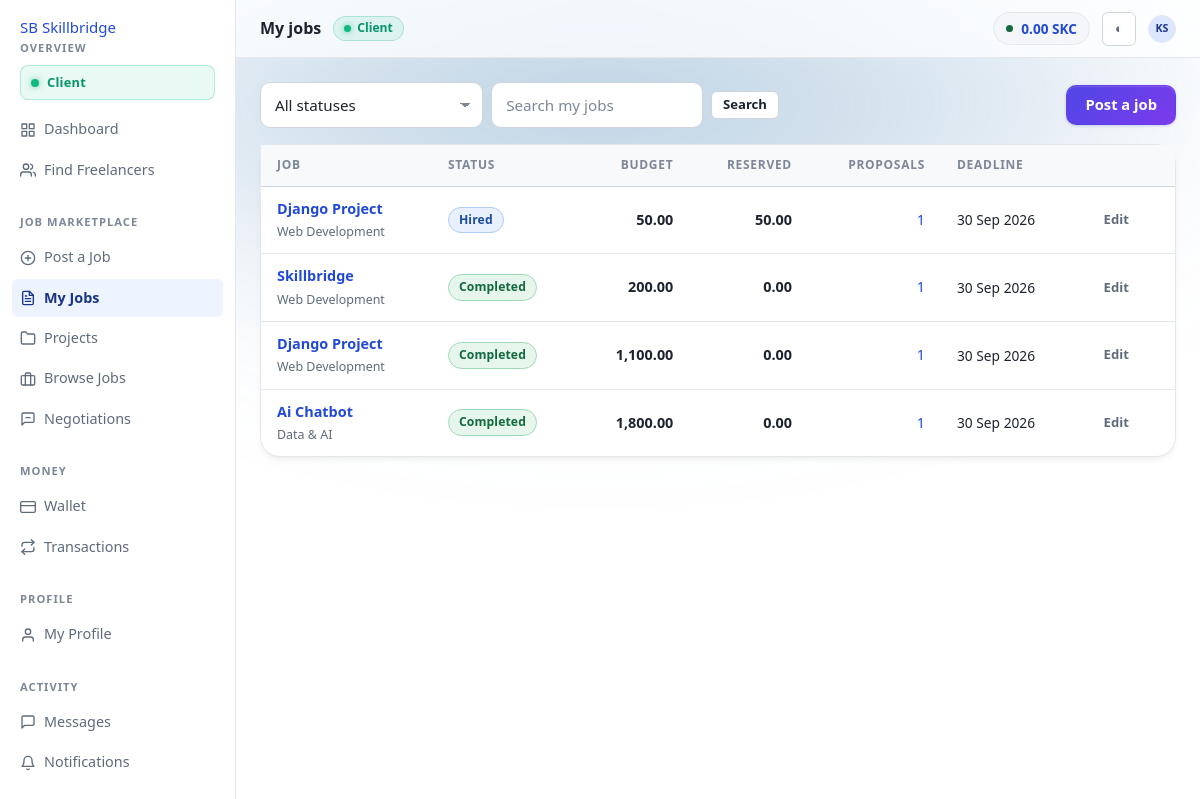
/jobs/mine/ (signed in), run on an earlier commit of the app's database.
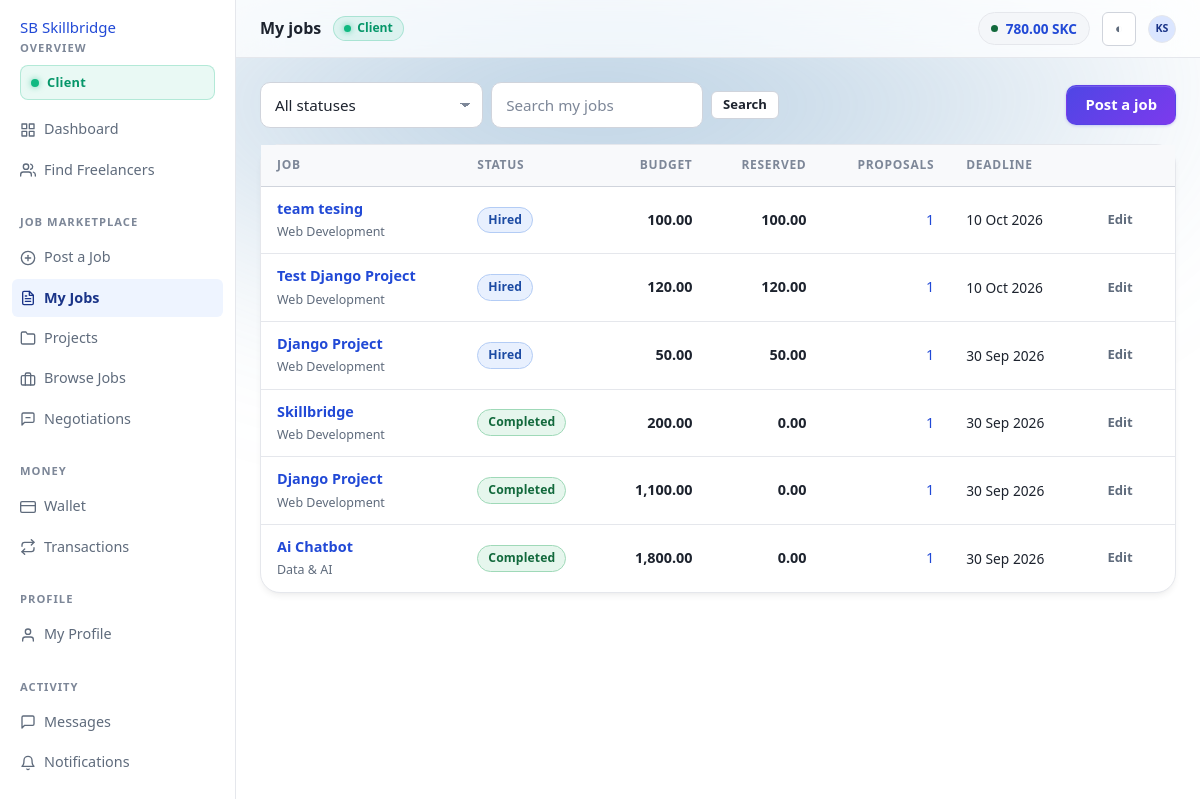
And on a later commit of the database.
### apps/wallets/models.py (models this page shows, shortened)
class Wallet(TimeStampedModel):
    user = models.OneToOneField(settings.AUTH_USER_MODEL, on_delete=models.PROTECT, related_name='wallet')
    available_balance = MoneyField(help_text='Spendable SkillCoin.')
    reserved_balance = MoneyField(help_text='Locked for published job budgets or a pending withdrawal.')
    escrow_balance = MoneyField(help_text='Committed to funded projects.')
    lifetime_deposited = MoneyField()
    lifetime_withdrawn = MoneyField()
    lifetime_earned = MoneyField()
    lifetime_spent = MoneyField()
    is_frozen = models.BooleanField(default=False, help_text='Admin freeze — blocks every outgoing movement.')
    frozen_reason = models.CharField(max_length=300, blank=True)
    version = models.PositiveBigIntegerField(default=0, help_text='Incremented on every mutation; detects lost updates.')
    class Meta:
        constraints = [models.CheckConstraint(check=models.Q(available_balance__gte=ZERO), name='wallet_available_non_negative'), models.CheckConstraint(check=models.Q(reserved_balance__gte=ZERO), name='wallet_reserved_non_negative'), models.CheckConstraint(check=models.Q(escrow_balance__gte=ZERO), name='wallet_escrow_non_negative')]

### apps/marketplace/models.py (models this page shows, shortened)
class Job(SoftDeleteModel, BaseModel):
    class Status(models.TextChoices):
        DRAFT = ('DRAFT', 'Draft')
        OPEN = ('OPEN', 'Open')
        PROPOSAL_RECEIVED = ('PROPOSAL_RECEIVED', 'Proposals received')
        NEGOTIATING = ('NEGOTIATING', 'Negotiating')
        HIRED = ('HIRED', 'Freelancer hired')
        IN_PROGRESS = ('IN_PROGRESS', 'In progress')
        COMPLETED = ('COMPLETED', 'Completed')
        CANCELLED = ('CANCELLED', 'Cancelled')
    class JobType(models.TextChoices):
        FIXED = ('FIXED', 'Fixed price')
        HOURLY = ('HOURLY', 'Hourly')
        MILESTONE = ('MILESTONE', 'Milestone based')
    class Complexity(models.TextChoices):
        SIMPLE = ('SIMPLE', 'Simple')
        INTERMEDIATE = ('INTERMEDIATE', 'Intermediate')
        COMPLEX = ('COMPLEX', 'Complex')
        EXPERT = ('EXPERT', 'Expert')
    class Experience(models.TextChoices):
        ENTRY = ('ENTRY', 'Entry level')
        INTERMEDIATE = ('INTERMEDIATE', 'Intermediate')
        EXPERT = ('EXPERT', 'Expert')
    PUBLIC_STATUSES = [Status.OPEN, Status.PROPOSAL_RECEIVED, Status.NEGOTIATING, Status.HIRED, Status.IN_PROGRESS, Status.COMPLETED]
    OPEN_STATUSES = [Status.OPEN, Status.PROPOSAL_RECEIVED, Status.NEGOTIATING]
    CANCELLABLE_STATUSES = [Status.DRAFT, Status.OPEN, Status.PROPOSAL_RECEIVED, Status.NEGOTIATING]
    client = models.ForeignKey(settings.AUTH_USER_MODEL, on_delete=models.PROTECT, related_name='jobs')
    title = models.CharField(max_length=200)
    slug = models.SlugField(max_length=240, db_index=True)
    category = models.ForeignKey('profiles.Category', on_delete=models.PROTECT, related_name='jobs')
    description = models.TextField()
    requirements = models.TextField(blank=True)
    skills = models.ManyToManyField('profiles.Skill', related_name='jobs', blank=True)
    budget = MoneyField(help_text='Committed budget; reserved on publish.')
    job_type = models.CharField(max_length=10, choices=JobType.choices, default=JobType.FIXED)
    complexity = models.CharField(max_length=12, choices=Complexity.choices, default=Complexity.INTERMEDIATE)
    experience_level = models.CharField(max_length=12, choices=Experience.choices, default=Experience.INTERMEDIATE)
    deadline = models.DateTimeField()
    estimated_days = models.PositiveSmallIntegerField(null=True, blank=True)
    people_required = models.PositiveSmallIntegerField(default=1, help_text='How many freelancers the work needs.')
    team_required = models.BooleanField(default=False, help_text='The hired freelancer is expected to build a team.')
    status = models.CharField(max_length=18, choices=Status.choices, default=Status.DRAFT, db_index=True)
    is_featured = models.BooleanField(default=False, db_index=True)
    visibility_note = models.CharField(max_length=200, blank=True)
    published_at = models.DateTimeField(null=True, blank=True, db_index=True)
    budget_reserved_at = models.DateTimeField(null=True, blank=True)
    reserve_transaction = models.ForeignKey('wallets.WalletTransaction', on_delete=models.SET_NULL, null=True, blank=True, related_name='reserved_jobs')
    reserved_amount = MoneyField(help_text='Currently held in reserve for this job.')
    hired_freelancer = models.ForeignKey(settings.AUTH_USER_MODEL, on_delete=models.SET_NULL, null=True, blank=True, related_name='hired_jobs')
    hired_at = models.DateTimeField(null=True, blank=True)
    cancelled_at = models.DateTimeField(null=True, blank=True)
    cancellation_reason = models.TextField(blank=True)
    completed_at = models.DateTimeField(null=True, blank=True)
    proposal_count = models.PositiveIntegerField(default=0, db_index=True)
    view_count = models.PositiveIntegerField(default=0)
    message_count = models.PositiveIntegerField(default=0)
    is_flagged = models.BooleanField(default=False)
    moderation_note = models.CharField(max_length=300, blank=True)
    search_text = models.TextField(blank=True, editable=False, db_index=True)
    objects = JobQuerySet.as_manager()
    class Meta:
        ordering = ('-published_at', '-created_at')
        indexes = [models.Index(fields=['status', '-published_at']), models.Index(fields=['client', '-created_at']), models.Index(fields=['category', 'status']), models.Index(fields=['-budget']), models.Index(fields=['deadline']), models.Index(fields=['search_text'], name='job_search_text')]
        constraints = [models.CheckConstraint(check=models.Q(budget__gt=ZERO), name='job_budget_positive'), models.CheckConstraint(check=models.Q(people_required__gte=1), name='job_people_required_min'), models.CheckConstraint(check=~models.Q(status__in=['OPEN', 'PROPOSAL_RECEIVED', 'NEGOTIATING']) | models.Q(budget_reserved_at__isnull=False), name='job_open_requires_reservation')]
    def get_absolute_url(self) -> str:
        return reverse('marketplace:job_detail', args=[self.public_id])

### apps/profiles/models.py (models this page shows, shortened)
class Category(TimeStampedModel):
    name = models.CharField(max_length=120, unique=True)
    slug = models.SlugField(max_length=140, unique=True, db_index=True)
    description = models.TextField(blank=True)
    icon = models.CharField(max_length=40, blank=True, help_text='Icon key used by the templates.')
    parent = models.ForeignKey('self', on_delete=models.CASCADE, null=True, blank=True, related_name='children')
    order = models.PositiveSmallIntegerField(default=0)
    is_active = models.BooleanField(default=True, db_index=True)
    is_featured = models.BooleanField(default=False)
    class Meta:
        ordering = ('order', 'name')
        verbose_name_plural = 'categories'

### apps/marketplace/views.py (the view)
# urls.py: urlpatterns = [path('', views.job_list, name='job_list'), path('post/', views.job_create, name='job_create'), path('mine/', views.my_jobs, name='my_jobs'), path('saved/', views.saved_jobs, name='saved
@client_required
def my_jobs(request):
    jobs = client_jobs(request.user, status=request.GET.get('status', ''), search=request.GET.get('q', ''))
    page, querystring = paginate(request, jobs, 15)
    return render(request, 'marketplace/my_jobs.html', {'page': page, 'querystring': querystring, 'statuses': Job.Status.choices, 'current_status': request.GET.get('status', ''), 'query': request.GET.get('q', ''), 'nav': 'my_jobs', 'page_title': 'My jobs'})

### apps/accounts/models.py (called while the page is built)
    @property
    def full_name(self) -> str:
        name = f'{self.first_name} {self.last_name}'.strip()
        return name or self.username

    @property
    def initials(self) -> str:
        parts = [p for p in (self.first_name, self.last_name) if p]
        if parts:
            return ''.join((p[0] for p in parts[:2])).upper()
        return self.username[:2].upper()

    @property
    def is_client(self) -> bool:
        return self.role == Role.CLIENT

    @property
    def is_freelancer(self) -> bool:
        return self.role == Role.FREELANCER

    @property
    def is_platform_admin(self) -> bool:
        return self.role == Role.ADMIN or self.is_superuser

    @property
    def is_usable(self) -> bool:
        if not self.is_active or self.status in {self.Status.BANNED, self.Status.CLOSED}:
            return False
        if self.status == self.Status.SUSPENDED:
            if self.suspended_until and self.suspended_until <= timezone.now():
                return True
            return False
        return True

### apps/core/money.py (called while the page is built)
def fmt_coin(value) -> str:
    return f'{to_coin(value):,.2f}'

### apps/core/permissions.py (called while the page is built)
def require_client(user):
    return require_role(user, Role.CLIENT)

### apps/marketplace/templates/marketplace/my_jobs.html (shortened to what this page needs)
{% extends "layouts/dashboard.html" %}
{% block page_heading %}My jobs{% endblock %}
{% block content %}
<div class="row row--between row--wrap" style="margin-bottom:var(--gap-4)">
  <form method="get" class="row row--tight" data-autosubmit>
    <select id="status" name="status">
      <option value="">All statuses</option>
    </select>
    <input type="search" name="q" value="{{ query }}" placeholder="Search my jobs">
    <button class="btn btn--secondary btn--sm" type="submit">Search</button>
  </form>
  <a class="btn btn--primary" href="{% url 'marketplace:job_create' %}">Post a job</a>
</div>
{% if page.object_list %}
  <div class="card card--flush">
    <div class="table-wrap">
      <table class="table">
        <thead>
          <tr>
            <th>Job</th><th>Status</th><th class="num">Budget</th>
            <th class="num">Reserved</th><th class="num">Proposals</th><th>Deadline</th><th></th>
          </tr>
        </thead>
        <tbody>
          {% for job in page.object_list %}
            <tr>
              <td>
                <a class="bold" href="{{ job.get_absolute_url }}">{{ job.title }}</a><br>
                <span class="tiny muted">{{ job.category.name }}</span>
              </td>
              <td>{% status_pill job.status %}</td>
              <td class="num coin">{{ job.budget|coin }}</td>
              <td class="num coin">{{ job.reserved_amount|coin }}</td>
              <td class="num">
                {% if job.proposal_count %}
                  <a href="{% url 'proposals:for_job' job.public_id %}">{{ job.proposal_count }}</a>
                {% else %}0{% endif %}
              </td>
              <td class="small">{{ job.deadline|date:"j M Y"|default:"—" }}</td>
              <td class="right">
                <a class="btn btn--ghost btn--sm" href="{% url 'marketplace:job_edit' job.public_id %}">Edit</a>
              </td>
            </tr>
          {% endfor %}
        </tbody>
      </table>
    </div>
  </div>
{% else %}
  {% include "components/empty-state.html" with title="You have not posted a job yet" body="Post one and its budget is reserved the moment it goes live, so freelancers know the work is real." action_url="/jobs/post/" action_label="Post a job" %}
{% endif %}
{% endblock %}

### templates/layouts/dashboard.html (shortened to what this page needs)
{% extends "base.html" %}
{% load static %}
{% block shell_css %}<link rel="stylesheet" href="{% static 'css/dashboard.css' %}?v=4.0">{% endblock %}
{% block chrome %}
<div class="app">
  <aside class="app-side">
    <a class="brand" href="{% url 'home' %}">
      <span class="brand__mark" aria-hidden="true">SB</span> Skillbridge
    </a>
    {% include "components/sidebar.html" %}
  </aside>
  <div class="app-main">
    <header class="app-top">
      <span class="app-top__title">{% block page_heading %}{% endblock %}</span>
      {% if user.is_freelancer %}
        <span class="top-role-badge top-role-badge--freelancer"><span class="role-pulse-dot"></span> Freelancer</span>
      {% elif user.is_client %}
        <span class="top-role-badge top-role-badge--client"><span class="role-pulse-dot"></span> Client</span>
      {% endif %}
      {% if wallet %}
        <a class="wallet-chip hide-sm" href="{% url 'wallets:wallet' %}" title="Available balance">
          <span class="wallet-chip__dot" aria-hidden="true"></span>
          {{ wallet.available_balance|coin }} {{ SKILLCOIN.CODE }}
        </a>
      {% endif %}
      <button class="icon-btn" type="button" data-theme-toggle aria-label="Switch colour theme">◐</button>
      <a class="avatar avatar--sm" href="{% url 'accounts:settings' %}" title="{{ user.full_name }}">
        {% if user.avatar %}<img src="{{ user.avatar.url }}" alt="">{% else %}{{ user.initials }}{% endif %}
      </a>
    </header>
    <main id="main" class="app-body{% block body_class %}{% endblock %}">
      {% block content %}{% endblock %}
    </main>
  </div>
</div>
{% endblock %}

What changed in the data, as far as the page shows it:
changed Wallet: available_balance|coin "0.00" → "780.00"
added Job: title "team tesing", category.name "Web Development", status "Hired", budget|coin "100.00", reserved_amount|coin "100.00", proposal_count "1", deadline "10 Oct 2026"
added Job: title "Test Django Project", category.name "Web Development", status "Hired", budget|coin "120.00", reserved_amount|coin "120.00", proposal_count "1", deadline "10 Oct 2026"
